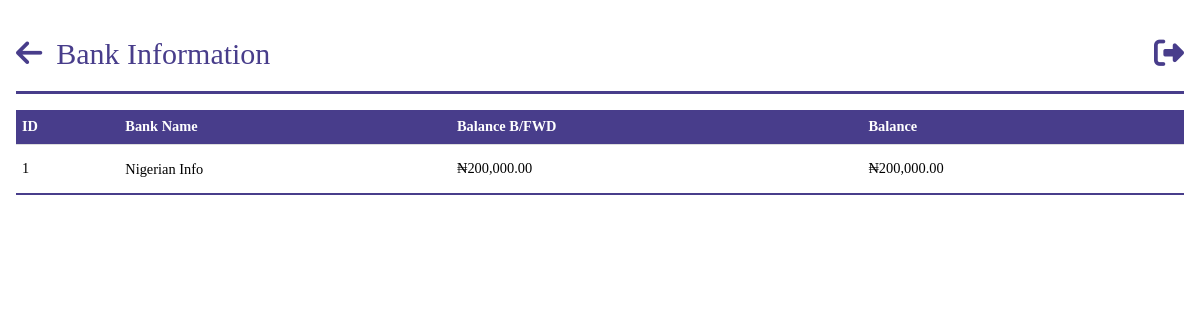
The app's page /companies_report (signed in), older data.
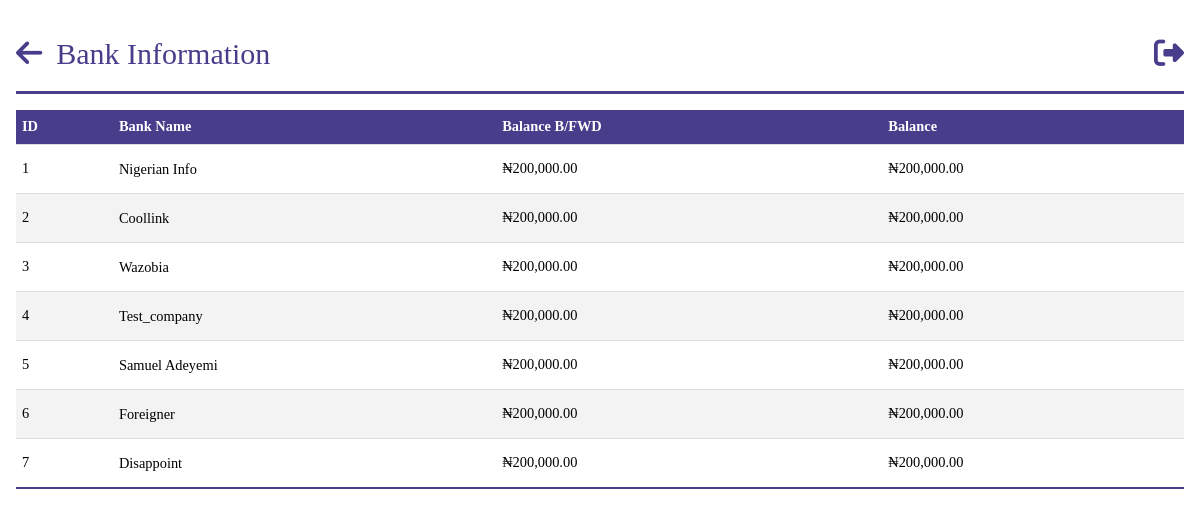
The same page, newer data.
### models.py (models this page shows, shortened)
class Company(db.Model):
    __tablename__ = "companies"
    id = db.Column(db.Integer, primary_key=True)
    name = db.Column(db.String(100), nullable=False, unique=True)
    balance_bfd = db.Column(db.Float, default=0.0)
    amount_accumulated = db.Column(db.Float, default=0.0)
    payments_made = db.relationship("BankPayment", backref="company_payer", lazy=True)
    employees = db.relationship("Person", backref="company", lazy=True)

### app.py (the view)
@app.route("/companies_report")
@login_required
@role_required(["Admin", "Secretary", "Sub-Admin"])
def companies_report():
    companies = query.get_companies()
    return render_template("query/companies.html", companies=companies)

### app.py (called while the page is built)
@login_manager.user_loader
def load_user(person_id):
    return Person.query.get(person_id)

def role_required(roles_required):
    def decorator(view_func):
        @wraps(view_func)
        def wrapper(*args, **kwargs):
            if not current_user.is_authenticated:
                flash("You must be logged in to access this page.", "error")
                return redirect(url_for("login"))
            user_role = current_user.role
            if user_role.name not in roles_required:
                flash("You don't have the required role to access this page.", "error")
                return redirect(
                    url_for("dashboard")
                )  # Change this to your desired redirect
            return view_func(*args, **kwargs)
        return wrapper
    return decorator

@app.before_request
def before_request():
    g.user = current_user

@app.template_filter("currency")
@login_required
def currency(value):
    modified_value = format_currency(value)  # Modify the value as needed
    return modified_value

### queries.py (called while the page is built)
    def get_companies(self):
        company = Company.query.all()
        return company

### templates/query/companies.html (shortened to what this page needs)
{%extends 'base.html' %}
{% block header%}
Bank Information
{% endblock  %}
{% block anchor%}
<a href="{{ url_for('queries') }}" id='arrow'><i class="fa-solid fa-arrow-left"></i></a>
{% endblock  %}
{%block content%}
<body id='person'>
        <table  class="tab-content">
            <tbody>
                    <tr>
                        <th>ID</th>
                        <th>Bank Name</th>
                        <th>Balance B/FWD</th>
                        <th>Balance</th>
                    </tr>
                {% for company in companies %}
                <tr>
                    <td>{{ company.id }}</td>
                    <td><a href="{{url_for('individual_company_report',company_id=company.id)}}">{{ company.name }}</a></td>
                    <td>{{ company.balance_bfd | currency }}</td>
                    <td>{{ company.amount_accumulated | currency }}</td>
                </tr>
                {% endfor %}
            </tbody>
        </table>
</body>
{%endblock%}

Row changes from the older to the newer data that the page shows:
added Company: id "2", name "Coollink", balance_bfd "₦200,000.00", amount_accumulated "₦200,000.00"
added Company: id "3", name "Wazobia", balance_bfd "₦200,000.00", amount_accumulated "₦200,000.00"
added Company: id "4", name "Test_company", balance_bfd "₦200,000.00", amount_accumulated "₦200,000.00"
added Company: id "5", name "Samuel Adeyemi", balance_bfd "₦200,000.00", amount_accumulated "₦200,000.00"
added Company: id "6", name "Foreigner", balance_bfd "₦200,000.00", amount_accumulated "₦200,000.00"
added Company: id "7", name "Disappoint", balance_bfd "₦200,000.00", amount_accumulated "₦200,000.00"
